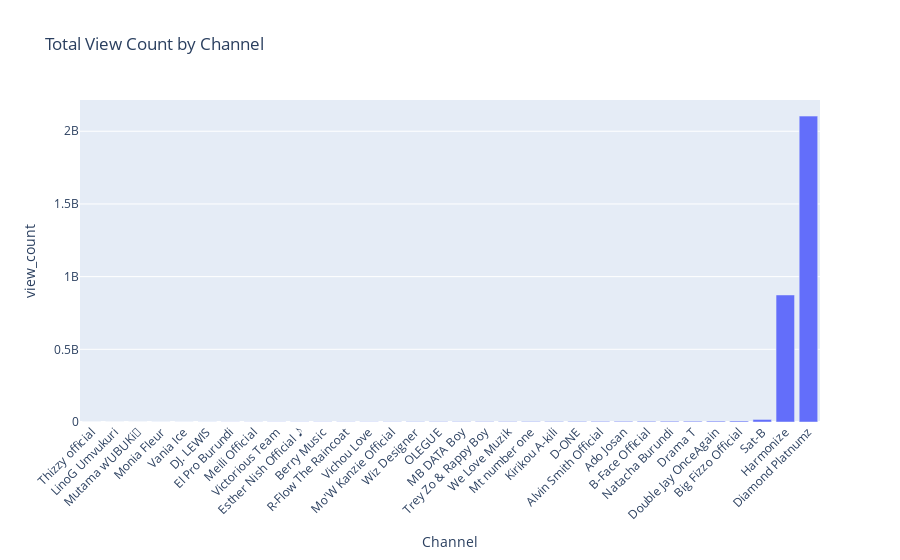

The cell this chart's notebook holds for it:
### Code cell
# Visualize the data sorted

# Sort the data frame by the view count column
df = df.sort_values('view_count')

# Create a bar chart of the total view count for each channel
fig = px.bar(df, x='channel_title', y='view_count', title='Total View Count by Channel')

# Update the x-axis label and tickangle
fig.update_xaxes(title='Channel', tickangle=-45)


# Display the chart
fig.show()

### Figure 1 — Plotly figure (JSON) as saved in the notebook; plotly's stock layout.template omitted (floating-point values rounded to 4 significant figures)
{"data": [{"alignmentgroup": "True", "hovertemplate": "channel_title=%{x}<br>view_count=%{y}<extra></extra>", "legendgroup": "", "marker": {"color": "#636efa", "pattern": {"shape": ""}}, "name": "", "offsetgroup": "", "orientation": "v", "showlegend": false, "textposition": "auto", "type": "bar", "x": ["Thizzy official", "LinoG Umvukuri", "Mutama w’UBUKi🍯", "Monia Fleur", "Vania Ice", "DJ. LEWIS", "El Pro Burundi", "Meili Official", "Victorious Team", "Esther Nish Official ♪", "Berry Music", "R-Flow The Raincoat", "Vichou Love", "Mo'W Kanzie Official", "Wiz Designer", "OLEGUE", "MB DATA Boy", "Trey Zo & Rappy Boy", "We Love Muzik", "Mt number one", "Kirikou A-kili", "D-ONE", "Alvin Smith Official", "Ado Josan", "B-Face Official", "Natacha Burundi", "Drama T", "Double Jay OnceAgain", "Big Fizzo Official", "Sat-B", "Harmonize", "Diamond Platnumz"], "xaxis": "x", "y": [91642, 154803, 219198, 315010, 419293, 653010, 779841, 869289, 1042291, 1269941, 1369371, 1374438, 1383703, 1606303, 2119323, 2377616, 2541636, 2749919, 2916213, 3516115, 3608464, 3989659, 4306697, 4708725, 4986958, 5295416, 5438838, 6047048, 6963830, 17567622, 873736033, 2104223008], "yaxis": "y"}], "layout": {"barmode": "relative", "legend": {"tracegroupgap": 0}, "title": {"text": "Total View Count by Channel"}, "xaxis": {"anchor": "y", "domain": [0, 1], "tickangle": -45, "title": {"text": "Channel"}}, "yaxis": {"anchor": "x", "domain": [0, 1], "title": {"text": "view_count"}}}}
